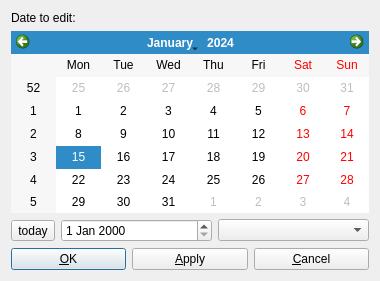
<?xml version="1.0" encoding="UTF-8"?>
<ui version="4.0">
 <class>DateDialogBase</class>
 <widget class="QDialog" name="DateDialogBase">
  <property name="geometry">
   <rect>
    <x>0</x>
    <y>0</y>
    <width>380</width>
    <height>281</height>
   </rect>
  </property>
  <property name="sizePolicy">
   <sizepolicy hsizetype="Expanding" vsizetype="Expanding">
    <horstretch>0</horstretch>
    <verstretch>0</verstretch>
   </sizepolicy>
  </property>
  <property name="windowTitle">
   <string>Select date</string>
  </property>
  <layout class="QGridLayout" name="gridLayout">
   <item row="0" column="0">
    <widget class="QLabel" name="textLabel1">
     <property name="text">
      <string>Date to edit:</string>
     </property>
    </widget>
   </item>
   <item row="1" column="0">
    <widget class="QCalendarWidget" name="datePicker"/>
   </item>
   <item row="2" column="0">
    <layout class="QHBoxLayout" name="horizontalLayout">
     <item>
      <widget class="QToolButton" name="todayButton">
       <property name="text">
        <string>today</string>
       </property>
       <property name="icon">
        <iconset>
         <normaloff>:/cr16_action_bookmark</normaloff>:/cr16_action_bookmark</iconset>
       </property>
      </widget>
     </item>
     <item>
      <widget class="QDateEdit" name="dateEdit"/>
     </item>
     <item>
      <widget class="QComboBox" name="weekSelector"/>
     </item>
    </layout>
   </item>
   <item row="3" column="0">
    <layout class="QHBoxLayout" name="buttons">
     <item>
      <widget class="QPushButton" name="okbutton">
       <property name="focusPolicy">
        <enum>Qt::StrongFocus</enum>
       </property>
       <property name="text">
        <string>&amp;OK</string>
       </property>
       <property name="shortcut">
        <number>8388687</number>
       </property>
       <property name="autoDefault">
        <bool>true</bool>
       </property>
      </widget>
     </item>
     <item>
      <widget class="QPushButton" name="applyButton">
       <property name="text">
        <string>&amp;Apply</string>
       </property>
       <property name="autoDefault">
        <bool>false</bool>
       </property>
      </widget>
     </item>
     <item>
      <widget class="QPushButton" name="cancelbutton">
       <property name="text">
        <string>&amp;Cancel</string>
       </property>
       <property name="shortcut">
        <number>8388675</number>
       </property>
       <property name="autoDefault">
        <bool>false</bool>
       </property>
      </widget>
     </item>
    </layout>
   </item>
  </layout>
 </widget>
 <layoutdefault spacing="6" margin="11"/>
 <tabstops>
  <tabstop>datePicker</tabstop>
  <tabstop>todayButton</tabstop>
  <tabstop>dateEdit</tabstop>
  <tabstop>weekSelector</tabstop>
 </tabstops>
 <resources/>
 <connections/>
</ui>
